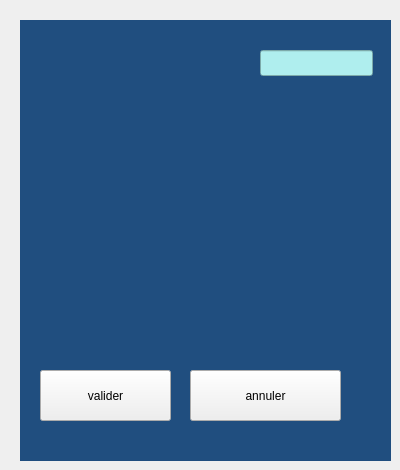
     <widget class="QWidget" name="page_2">
      <widget class="QLabel" name="label_29">
       <property name="geometry">
        <rect>
         <x>30</x>
         <y>50</y>
         <width>121</width>
         <height>20</height>
        </rect>
       </property>
       <property name="styleSheet">
        <string notr="true">font: 900 italic 12pt &quot;Segoe UI&quot;;
color: rgb(255, 85, 127);</string>
       </property>
       <property name="text">
        <string>Idmatériel</string>
       </property>
      </widget>
      <widget class="QLineEdit" name="id_materiel_2">
       <property name="geometry">
        <rect>
         <x>260</x>
         <y>50</y>
         <width>113</width>
         <height>26</height>
        </rect>
       </property>
       <property name="styleSheet">
        <string notr="true">QTableView {
    color: rgb(175, 238, 238); /* Bleu clair */
    background-color: rgb(170, 170, 255); /* Reste inchangé */
}

QLineEdit {
    color: rgb(255, 255, 255); /* Blanc */
    background-color: rgb(175, 238, 238); /* Bleu clair */
}
</string>
       </property>
       <property name="text">
        <string/>
       </property>
      </widget>
      <widget class="QLabel" name="label_30">
       <property name="geometry">
        <rect>
         <x>20</x>
         <y>20</y>
         <width>371</width>
         <height>441</height>
        </rect>
       </property>
       <property name="styleSheet">
        <string notr="true">background-color: rgb(32, 78, 127);</string>
       </property>
       <property name="text">
        <string/>
       </property>
      </widget>
      <widget class="QPushButton" name="ajouter_Materiel_2">
       <property name="geometry">
        <rect>
         <x>40</x>
         <y>370</y>
         <width>131</width>
         <height>51</height>
        </rect>
       </property>
       <property name="styleSheet">
        <string notr="true">font: 600 italic 11pt &quot;Segoe UI&quot;;
border-color: rgb(0, 0, 139); /* Bleu roi */
border: 2px solid rgb(0, 0, 139); /* Bordure bleu roi */
padding: 10px 20px; /* Optionnel, pour ajouter de l'espace à l'intérieur du bouton */
background-color: white; /* Optionnel, définit la couleur de fond du bouton */
color: rgb(255, 85, 127); /* Rose pour le texte */
QPushButton {
    border-radius: 50px;
    background-color: #F0F0F0; /* Couleur de fond */
    border: 2px solid #000; /* Bordure */
}</string>
       </property>
       <property name="text">
        <string>valider</string>
       </property>
      </widget>
      <widget class="QPushButton" name="ajouter_Materiel_3">
       <property name="geometry">
        <rect>
         <x>190</x>
         <y>370</y>
         <width>151</width>
         <height>51</height>
        </rect>
       </property>
       <property name="styleSheet">
        <string notr="true">font: 600 italic 11pt &quot;Segoe UI&quot;;
border-color: rgb(0, 0, 139); /* Bleu roi */
border: 2px solid rgb(0, 0, 139); /* Bordure bleu roi */
padding: 10px 20px; /* Optionnel, pour ajouter de l'espace à l'intérieur du bouton */
background-color: white; /* Optionnel, définit la couleur de fond du bouton */
color: rgb(255, 85, 127); /* Rose pour le texte */
QPushButton {
    border-radius: 50px;
    background-color: #F0F0F0; /* Couleur de fond */
    border: 2px solid #000; /* Bordure */
}</string>
       </property>
       <property name="text">
        <string>annuler</string>
       </property>
      </widget>
      <zorder>label_29</zorder>
      <zorder>label_30</zorder>
      <zorder>id_materiel_2</zorder>
      <zorder>ajouter_Materiel_2</zorder>
      <zorder>ajouter_Materiel_3</zorder>
     </widget>
